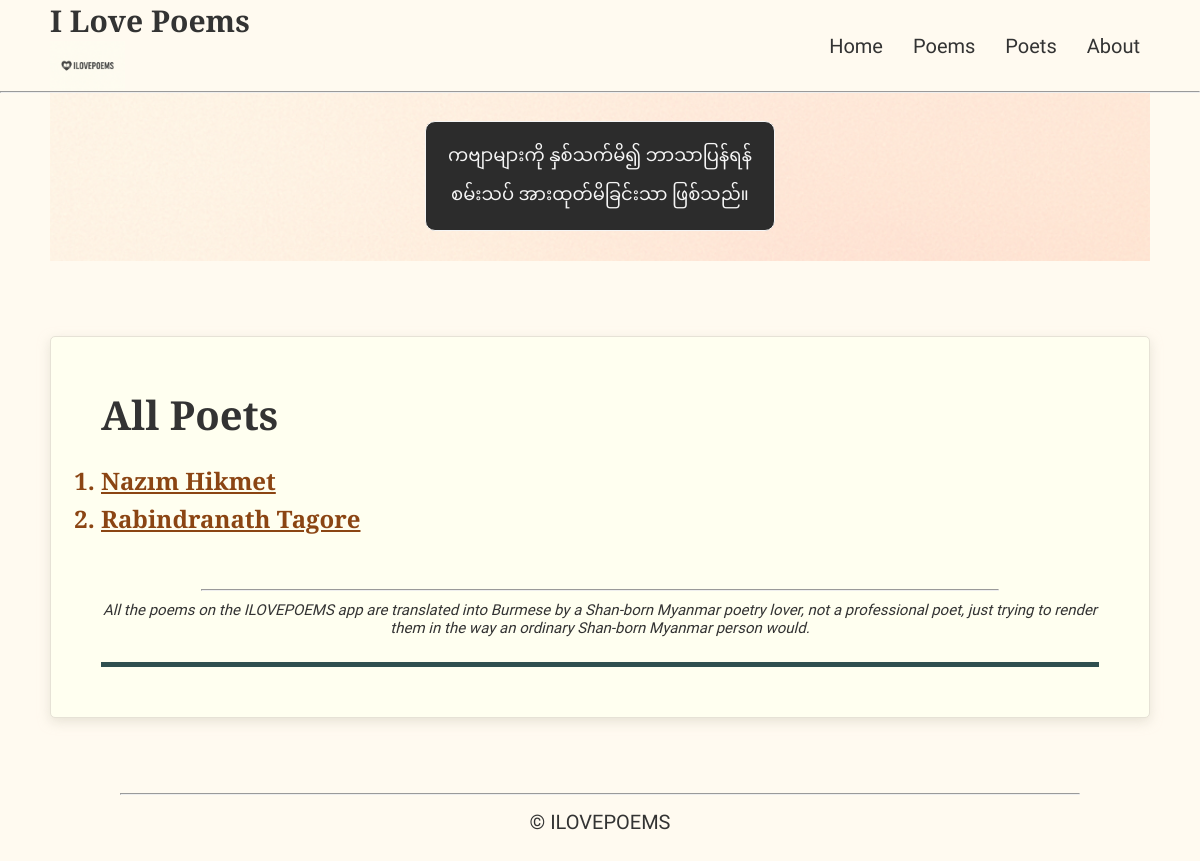
The app's page /poets/, older data.
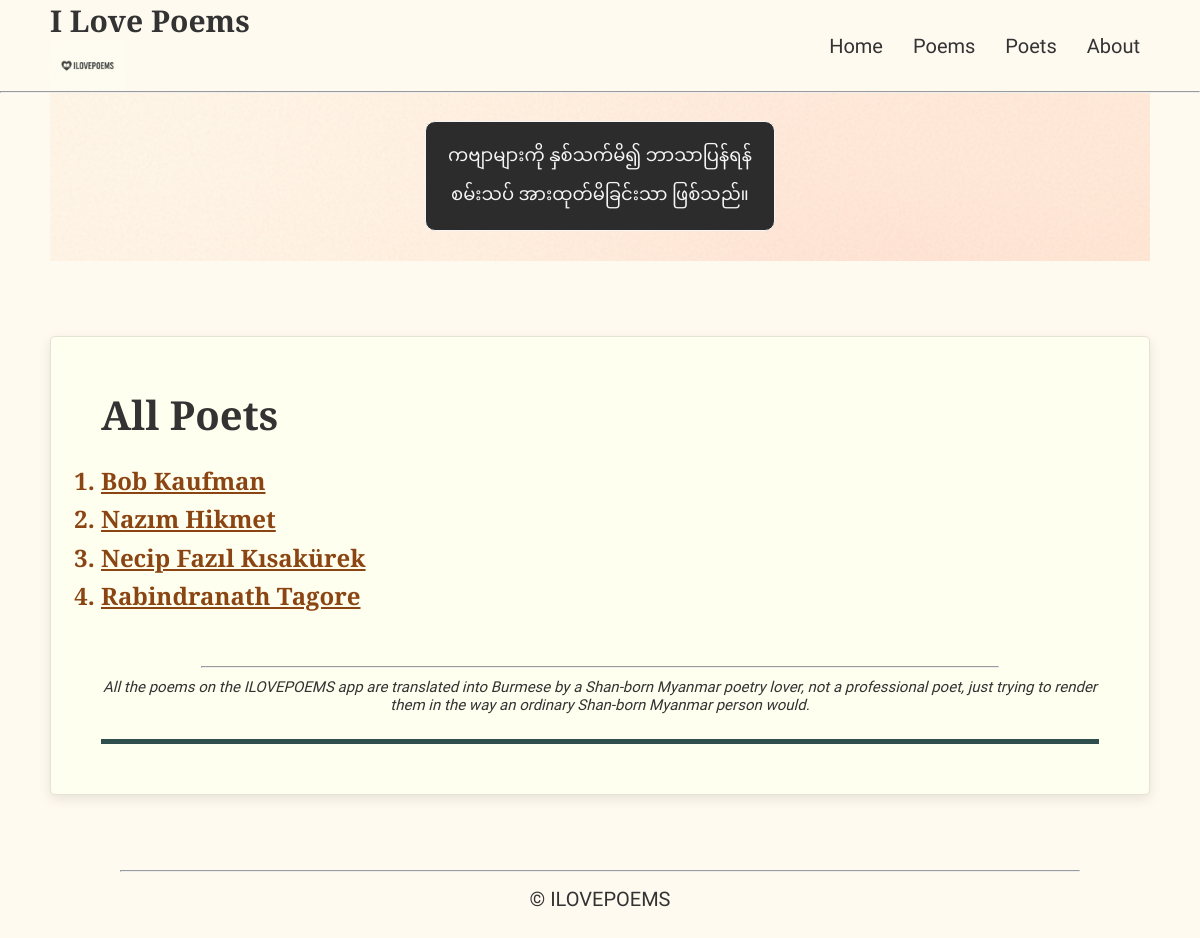
The same page, newer data.
### poems/models.py (models this page shows, shortened)
class Poet(models.Model):
    name_en = models.CharField(max_length=100)
    name_mm = models.CharField(max_length=100)    # Myanmar name
    about = models.TextField(blank=True)          # About the poet
    source = models.CharField(max_length=300, blank=True)
    born_year = models.PositiveSmallIntegerField("Year of birth", null=True, blank=False)
    dead_year = models.PositiveSmallIntegerField("Year of death", null=True, blank=False)

### poems/views.py (the view)
# urls.py: path('poets/', views.poets, name='poets'),
def poets(request):
    all_poet_list= Poet.objects.all().order_by("name_en")
    context = {
        "all_poet_list": all_poet_list
    }
    return render(request, "poems/poets.html", context)

### poems/templates/poems/poets.html (shortened to what this page needs)
{% extends "poems/base.html" %}
{% block content %}
    <div class="poem-translation">
        <div class="poem">
            {% if all_poet_list %}
                <p class="poem-title_en">All Poets</p>
                <ol class="list">
                    {% for poet in all_poet_list %}
                        <li class="poems_list_items poet">
                            <span class="poet-wrapper">
                                <a href="{% url 'poems:poet' poet.id %}" class="poet">{{ poet.name_en }}</a>
                            </span>
                        </li>
                    {% endfor %}
                </ol>
            {% endif %}
        </div>
        <hr>
        <div class="trans-note">
            <p>
                All the poems on the ILOVEPOEMS app are translated into Burmese by a Shan-born Myanmar poetry lover, not a professional poet, just trying to render them in the way an ordinary Shan-born Myanmar person would.
            </p>
        </div>
        <hr class="bottom_bar">
    </div>
{% endblock %}

Row changes from the older to the newer data that the page shows:
added Poet: name_en "Bob Kaufman"
added Poet: name_en "Necip Fazıl Kısakürek"
